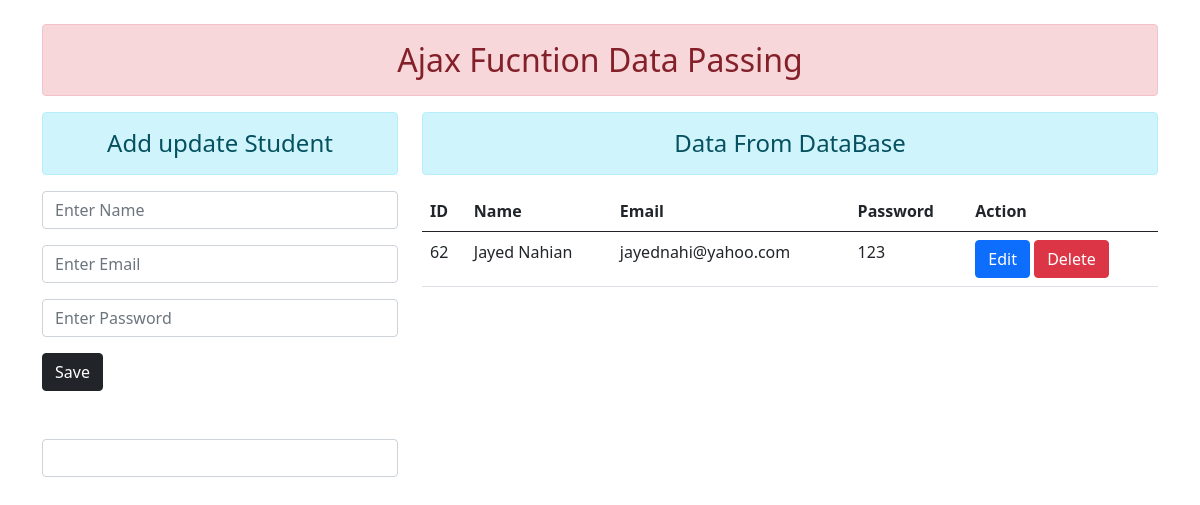
Before: / with the older database file.
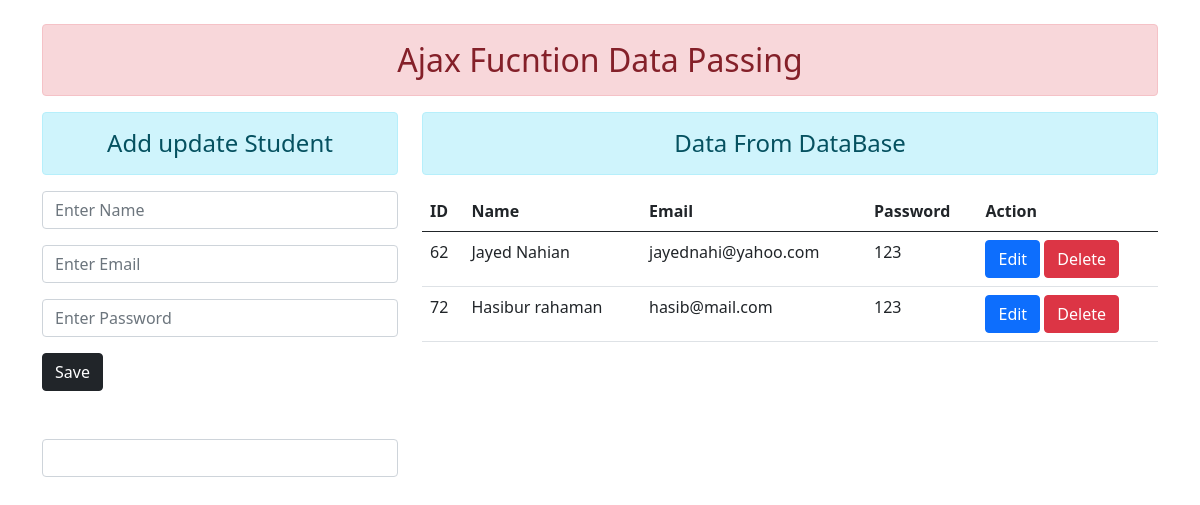
After: the same page with the newer database file.
### enrollment_app/models.py (models this page shows)
class User(models.Model):
   name = models.CharField(max_length=20)
   email =models.CharField(max_length=20)
   passowrd = models.CharField(max_length=100)

### enrollment_app/views.py (the view)
# urls.py: path('',views.HomeView,name='home_view_link'),
def HomeView(request):
   form = UserRegestationForm()
   studen_data_obj=User.objects.all()
   return render(request,'home.html',{'form':form,'sutdent_data':studen_data_obj})

### enrollment_app/forms.py
class UserRegestationForm(forms.ModelForm):
   class Meta:
      model =User
      fields = ['name','email','passowrd','id']
      widgets={
         'name':forms.TextInput(attrs={'class':'form-control','id':'nameId','placeholder':'Enter Name'}),
         'email': forms.EmailInput(attrs={'class': 'form-control', 'id': 'emailId','placeholder':'Enter Email'}),
         'passowrd': forms.PasswordInput(attrs={'class': 'form-control', 'id': 'passwordId','placeholder':'Enter Password'})
      }
      labels={
         'name':'',
         'email':'',
         'passowrd':''
      }

### enrollment_app/templates/home.html (shortened to what this page needs)
{% extends 'base.html' %}
{% block content %}
    <div class="cotainer met-5">
        <h2 class="text-center alert alert-danger">Ajax Fucntion Data Passing</h2>
    <div class="row">
        <div class="col-sm-4">
            <h4 class="text-center alert alert-info">Add update Student</h4>
            <form action="" method="">
                {{ form.as_p }}
                <input type="button" class="btn btn-dark" value="Save" id="btnSave">
                </form>
            <br>
            <br>
            <input class="form-control" id="notificationid" name="notificationid" >
        </div>
        <div class="col-sm-8">
            <h4 class="text-center alert alert-info">Data From DataBase</h4>
            <table class="table table-hover">
              <thead>
                <tr>
                    <th scope="col">ID</th>
                    <th scope="col">Name</th>
                    <th scope="col">Email</th>
                    <th scope="col">Password</th>
                    <th scope="col">Action</th>
                </tr>
              </thead>
              <tbody id="tbodyId">
                  {% for data in sutdent_data %}
                      <tr>
                        <td>{{ data.id }}</td>
                        <td>{{ data.name }}</td>
                        <td>{{ data.email }}</td>
                        <td>{{ data.passowrd }}</td>
                        <td>
                            <input type="button" value="Edit"  data-sid ="{{ data.id }}" class="btn btn-primary btn-edit">
                            <input type="button" value="Delete"  data-sid ="{{ data.id }}" class="btn btn-danger btn-del">
                        </td>
                      </tr>
                  {% endfor %}
              </tbody>
            </table>
        </div>
    </div>
    </div>
{% endblock content %}

### templates/base.html (shortened to what this page needs)
<!doctype html>
<html lang="en">
  <head>
    <link href="https://cdn.jsdelivr.net/npm/bootstrap@5.0.0-beta3/dist/css/bootstrap.min.css" rel="stylesheet">
  </head>
  <body>
    <div class="container">
    <br>
        {% block content %}
        {% endblock content %}
    </div>
  </body>
</html>

Changed rows visible on the page:
added User: id "72", name "Hasibur rahaman", email "hasib@mail.com", passowrd "123"
